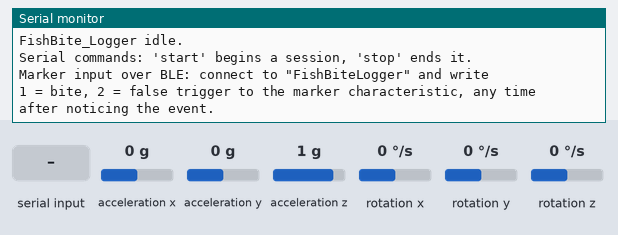
A sketch run on a simulated ESP32. Shown: the last lines printed to the serial monitor. Wiring (inferred from the names in the program): MPU-6050 motion sensor at I2C address 0x68. Inputs (shaded band) come from the test bench; at power-on: acceleration x 0 g, acceleration y 0 g, acceleration z 1 g, rotation x 0 °/s, rotation y 0 °/s, rotation z 0 °/s. Nothing arrives over Bluetooth unless stated; a phone connects over Bluetooth LE 3 s after start.

Above: at 1.5 s.
1.6 s: "start\n" received over Serial
At 2.2 s:
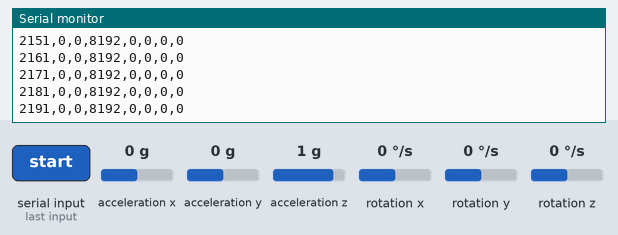
3.1 s: "stop\n" received over Serial
At 4.1 s:
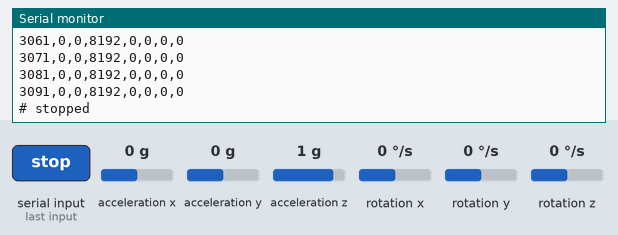
4.6 s: "1\n" received over Serial
At 5.2 s:
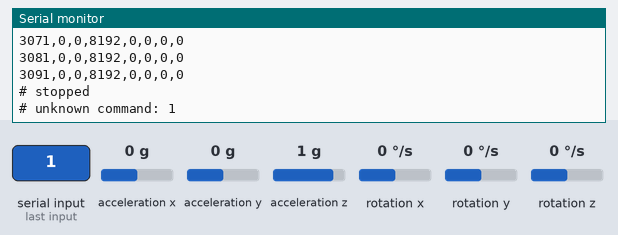
Timing chart, 0 to 7.6 s (numbered marks = the images above; inputs shaded):
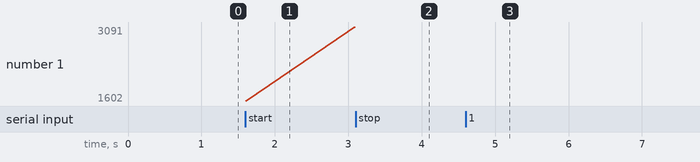

Measured:
- after the input at 1.6 s, the serial monitor: prints a new line at once (image 1)

The sketch:

FishBite_Logger.ino
```cpp
#include <Arduino.h>
#include <Wire.h>
#include <string.h>

#include <BLEDevice.h>
#include <BLEServer.h>
#include <BLEUtils.h>
#include <BLE2902.h>

constexpr uint32_t SAMPLE_HZ = 100;
constexpr uint32_t SAMPLE_INTERVAL_MS = 1000 / SAMPLE_HZ;

constexpr uint8_t MPU_ADDR = 0x68;

constexpr uint8_t REG_SMPLRT_DIV   = 0x19;
constexpr uint8_t REG_CONFIG       = 0x1A;
constexpr uint8_t REG_GYRO_CONFIG  = 0x1B;
constexpr uint8_t REG_ACCEL_CONFIG = 0x1C;
constexpr uint8_t REG_PWR_MGMT_1   = 0x6B;
constexpr uint8_t REG_WHO_AM_I     = 0x75;
constexpr uint8_t REG_ACCEL_XOUT_H = 0x3B;

constexpr float GYRO_LSB_PER_DPS = 65.5f;
constexpr float ACC_LSB_PER_G    = 8192.0f;

constexpr char BLE_DEVICE_NAME[]      = "FishBiteLogger";
constexpr char BLE_SERVICE_UUID[]     = "6E400001-B5A3-F393-E0A9-E50E24DCCA9E";
constexpr char BLE_MARKER_CHAR_UUID[] = "6E400002-B5A3-F393-E0A9-E50E24DCCA9E";

constexpr uint32_t MARKER_LOOKBACK_HINT_MS = 15000;

enum MarkerType : uint8_t {
  MARKER_NONE          = 0,
  MARKER_BITE          = 1,
  MARKER_FALSE_TRIGGER = 2,
};

#pragma pack(push, 1)
struct LogRecord {
  uint32_t t_ms;
  int16_t  ax, ay, az;
  int16_t  gx, gy, gz;
  uint8_t  marker;
};
#pragma pack(pop)
static_assert(sizeof(LogRecord) == 17, "LogRecord layout changed - update analyze.py parser too");

constexpr size_t recordSize() { return sizeof(LogRecord); }

static bool g_loggingActive = false;
static uint32_t g_lastSampleMs = 0;

static volatile uint8_t  g_pendingMarkerType  = MARKER_NONE;
static volatile uint32_t g_pendingMarkerAtMs  = 0;
static volatile bool     g_bleConnected       = false;

class LoggerServerCallbacks : public BLEServerCallbacks {
  void onConnect(BLEServer *) override {
    g_bleConnected = true;
  }
  void onDisconnect(BLEServer *server) override {
    g_bleConnected = false;
    server->getAdvertising()->start();
  }
};

class MarkerWriteCallbacks : public BLECharacteristicCallbacks {
  void onWrite(BLECharacteristic *chr) override {
    std::string v = chr->getValue();
    if (v.empty()) {
      return;
    }
    uint8_t b = static_cast<uint8_t>(v[0]);
    if (b == 1 || b == '1') {
      g_pendingMarkerType = MARKER_BITE;
      g_pendingMarkerAtMs = millis();
    }
    else if (b == 2 || b == '2') {
      g_pendingMarkerType = MARKER_FALSE_TRIGGER;
      g_pendingMarkerAtMs = millis();
    }
  }
};

void bleInit() {
  BLEDevice::init(BLE_DEVICE_NAME);
  BLEServer *server = BLEDevice::createServer();
  server->setCallbacks(new LoggerServerCallbacks());

  BLEService *service = server->createService(BLE_SERVICE_UUID);
  BLECharacteristic *markerChar = service->createCharacteristic(
      BLE_MARKER_CHAR_UUID,
      BLECharacteristic::PROPERTY_WRITE | BLECharacteristic::PROPERTY_WRITE_NR);
  markerChar->setCallbacks(new MarkerWriteCallbacks());
  markerChar->addDescriptor(new BLE2902());

  service->start();
  server->getAdvertising()->addServiceUUID(service->getUUID());
  server->getAdvertising()->start();
}

bool mpuWriteReg(uint8_t reg, uint8_t val) {
  Wire.beginTransmission(MPU_ADDR);
  Wire.write(reg);
  Wire.write(val);
  return Wire.endTransmission(true) == 0;
}

bool mpuInit() {
  Wire.beginTransmission(MPU_ADDR);
  Wire.write(REG_WHO_AM_I);
  bool ok = (Wire.endTransmission(false) == 0) &&
            (Wire.requestFrom((uint8_t)MPU_ADDR, (uint8_t)1) == 1);
  if (ok) {
    uint8_t who = Wire.read();
    if (who != 0x68) {
      Serial.printf("WHO_AM_I=0x%02X (clone/6500? continuing)\n", who);
    }
  }
  ok &= mpuWriteReg(REG_PWR_MGMT_1, 0x01);
  delay(50);
  ok &= mpuWriteReg(REG_CONFIG,       0x03);
  ok &= mpuWriteReg(REG_SMPLRT_DIV,   9);
  ok &= mpuWriteReg(REG_GYRO_CONFIG,  0x08);
  ok &= mpuWriteReg(REG_ACCEL_CONFIG, 0x08);
  return ok;
}

bool readIMU(int16_t &ax, int16_t &ay, int16_t &az,
             int16_t &gx, int16_t &gy, int16_t &gz) {
  Wire.beginTransmission(MPU_ADDR);
  Wire.write(REG_ACCEL_XOUT_H);
  if (Wire.endTransmission(false) != 0) {
    return false;
  }
  if (Wire.requestFrom((uint8_t)MPU_ADDR, (uint8_t)14) != 14) {
    return false;
  }

  ax = Wire.read() << 8 | Wire.read();
  ay = Wire.read() << 8 | Wire.read();
  az = Wire.read() << 8 | Wire.read();
  Wire.read(); Wire.read();
  gx = Wire.read() << 8 | Wire.read();
  gy = Wire.read() << 8 | Wire.read();
  gz = Wire.read() << 8 | Wire.read();
  return true;
}

void printCsvHeader(uint32_t t0Ms) {
  Serial.printf("# FishBite log v1 sample_hz=%lu record_bytes=%u t0_ms=%lu\n",
                (unsigned long)SAMPLE_HZ, (unsigned)recordSize(), (unsigned long)t0Ms);
}

void printCsvRow(const LogRecord &r) {
  Serial.printf("%lu,%d,%d,%d,%d,%d,%d,%u\n",
                (unsigned long)r.t_ms, r.ax, r.ay, r.az, r.gx, r.gy, r.gz,
                (unsigned)r.marker);
}

void handleSerialCommands() {
  static char buf[16];
  static uint8_t len = 0;

  while (Serial.available()) {
    char c = static_cast<char>(Serial.read());
    if (c == '\n' || c == '\r') {
      if (len > 0) {
        buf[len] = '\0';
        if (strcmp(buf, "start") == 0) {
          g_loggingActive = true;
          printCsvHeader(millis());
        }
        else if (strcmp(buf, "stop") == 0) {
          g_loggingActive = false;
          Serial.println("# stopped");
        }
        else {
          Serial.printf("# unknown command: %s\n", buf);
        }
        len = 0;
      }
    }
    else if (len < sizeof(buf) - 1) {
      buf[len++] = c;
    }
  }
}

void setup() {
  Serial.begin(115200);
  delay(300);

  Wire.begin();
  Wire.setClock(400000);
  Wire.setTimeOut(5);

  if (!mpuInit()) {
    Serial.println("WARN: MPU6050 init incomplete - check wiring");
  }

  bleInit();

  g_lastSampleMs = millis();

  Serial.println("FishBite_Logger idle.");
  Serial.println("Serial commands: 'start' begins a session, 'stop' ends it.");
  Serial.println("Marker input over BLE: connect to \"FishBiteLogger\" and write");
  Serial.println("1 = bite, 2 = false trigger to the marker characteristic, any time");
  Serial.println("after noticing the event.");
}

void loop() {
  handleSerialCommands();

  uint32_t now = millis();

  if (g_pendingMarkerType != MARKER_NONE) {
    uint8_t markerType = g_pendingMarkerType;
    uint32_t markerAtMs = g_pendingMarkerAtMs;
    g_pendingMarkerType = MARKER_NONE;

    if (g_loggingActive) {
      int16_t ax, ay, az, gx, gy, gz;
      if (readIMU(ax, ay, az, gx, gy, gz)) {
        LogRecord rec{markerAtMs, ax, ay, az, gx, gy, gz, markerType};
        printCsvRow(rec);
      }
    }
  }

  if ((int32_t)(now - g_lastSampleMs) < (int32_t)SAMPLE_INTERVAL_MS) {
    return;
  }
  g_lastSampleMs += SAMPLE_INTERVAL_MS;
  if ((int32_t)(now - g_lastSampleMs) > 250) {
    g_lastSampleMs = now;
  }

  if (!g_loggingActive) {
    return;
  }

  int16_t ax, ay, az, gx, gy, gz;
  if (!readIMU(ax, ay, az, gx, gy, gz)) {
    return;
  }

  LogRecord rec{now, ax, ay, az, gx, gy, gz, MARKER_NONE};
  printCsvRow(rec);
}
```
